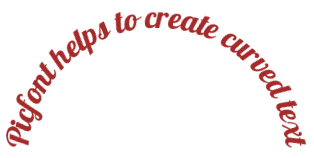
#> input picture images/new1.png, 314 x 158 px, found by its file name
$ python dewarp.py
#> lines starting #> are read from the running program, lines starting #| are printed output that depends on the picture; after the words box and inside, x2 and y2 are one past the last pixel; in counts of white or black regions, pixels touching at a corner belong together
import cv2
import os
import numpy as np
import matplotlib.pyplot as plt
import sys
from pygam import LinearGAM

def dewarp_text(input_path, output_path, n_splines = 5):
    # Load image, grayscale it, Otsu's threshold
#> called with n_splines = 5
    image = cv2.imread(input_path)
#> image is the input picture: shape (158, 314, 3); mean B, G, R 238.9, 238.9, 248.2
    gray = cv2.cvtColor(image, cv2.COLOR_BGR2GRAY)
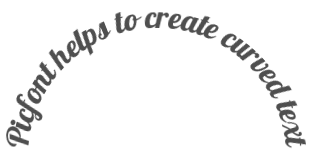
#> gray: shape (158, 314); min 79, max 255, mean 241.7
    thresh = cv2.threshold(gray, 0, 255, cv2.THRESH_BINARY + cv2.THRESH_OTSU)[1]
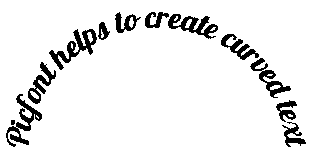
#> thresh: shape (158, 314); 92.2% white; 12 black regions (1 under 20 px), largest, box (x1, y1, x2, y2) and area: (49, 29, 97, 70) 599, (6, 94, 42, 147) 547, (168, 14, 218, 39) 512

    # Dilation & Erosion to fill holes inside the letters
    kernel = np.ones((3, 3), np.uint8)
    thresh = cv2.erode(thresh, kernel, iterations=1)
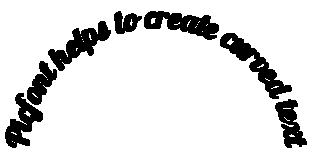
#> thresh: shape (158, 314); 86.9% white; 7 black regions, largest, box (x1, y1, x2, y2) and area: (220, 33, 292, 99) 1310, (144, 11, 219, 40) 1182, (48, 21, 111, 71) 1174
    thresh = cv2.dilate(thresh, kernel, iterations=1)
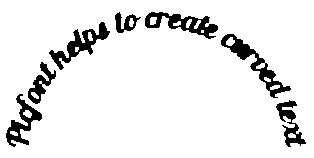
#> thresh: shape (158, 314); 91.3% white; 7 black regions, largest, box (x1, y1, x2, y2) and area: (221, 34, 291, 98) 890, (49, 22, 110, 70) 806, (145, 12, 218, 39) 790

    black_pixels = np.column_stack(np.where(thresh == 0))
#> black_pixels = 4308 pairs, first value 12 to 146, second value 6 to 305
    X = black_pixels[:, 1].reshape(-1, 1)
#> X = 4308 values, max 305 at index 4256, min 6 at index 3979, mean 149.8
    y = thresh.shape[0] - black_pixels[:, 0]
#> y = 4308 values, max 146 at index 0, min 12 at index 4303, mean 90.19

    gam = LinearGAM(n_splines = n_splines)
    gam.fit(X, y)

    # Create the offset necessary to un-curve the text
    y_hat = gam.predict(np.linspace(0, thresh.shape[1], num = thresh.shape[1] + 1))

    # Plot the image with text curve overlay
    plt.imshow(image[:,:,::-1])
    plt.plot(np.linspace(0, thresh.shape[1], num = thresh.shape[1] + 1), (thresh.shape[0] - y_hat), color='red')
    plt.axis('off')
    plt.subplots_adjust(bottom = 0, left = 0, right = 1, top = 1)
    plt.show()

    # Roll each column to align the text
    for i in range(image.shape[1]):
        image[:, i, 0] = np.roll(image[:, i, 0], round(y_hat[i] - thresh.shape[0]/2))
        image[:, i, 1] = np.roll(image[:, i, 1], round(y_hat[i] - thresh.shape[0]/2))
        image[:, i, 2] = np.roll(image[:, i, 2], round(y_hat[i] - thresh.shape[0]/2))

    # Plot the final image
    plt.imshow(image[:,:,::-1])
    plt.axis('off')
    plt.subplots_adjust(bottom = 0, left = 0, right = 1, top = 1)
    plt.show()

    if os.path.isdir(output_path):
    # Nếu output_path chỉ là thư mục, tự động gán thêm tên file
        output_path = os.path.join(output_path, "output.png")
    # Save image to desired directory
    os.makedirs(os.path.dirname(output_path), exist_ok=True)
    cv2.imwrite(output_path, image)

if __name__ == "__main__":

    input_path = r"D:\Git\curved-text-alignment\images\new1.png"
    output_path = r"D:\Git\curved-text-alignment\result\new1_output.png"
    dewarp_text(input_path, output_path)
#> (the call stopped at in dewarp_text, `gam = LinearGAM(n_splines = n_splines)`: pygam is not available in this run)

$ run again, with images/new3.png copied over images/new1.png
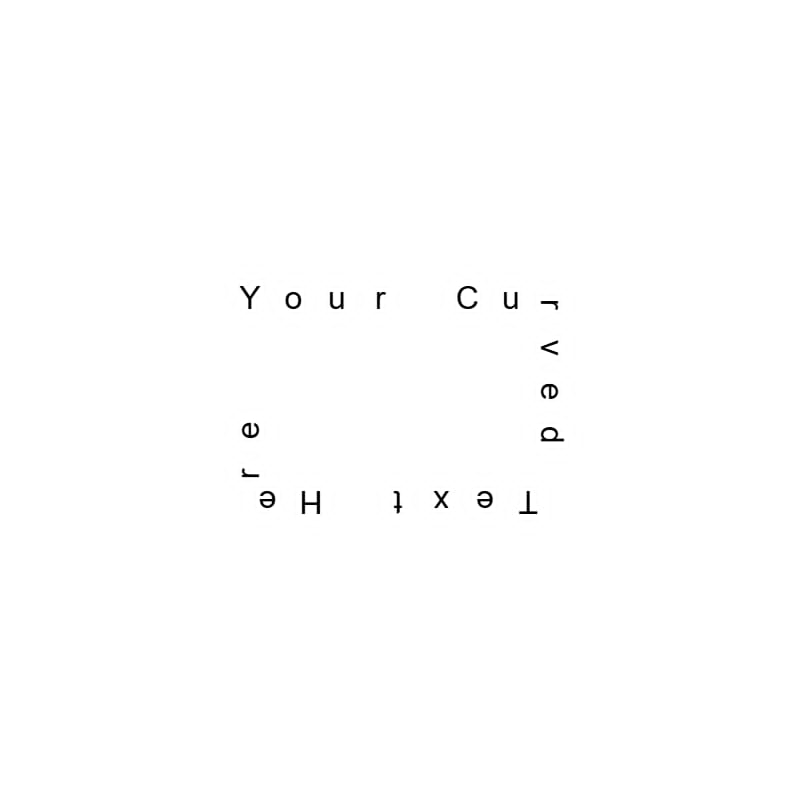
#> input picture images/new3.png, 800 x 800 px, found by its file name
#> in dewarp_text, image is the input picture: shape (800, 800, 3); min 0, max 255, mean 254.2
#> in dewarp_text, `thresh = cv2.erode(thresh, kernel, iterations=1)`:
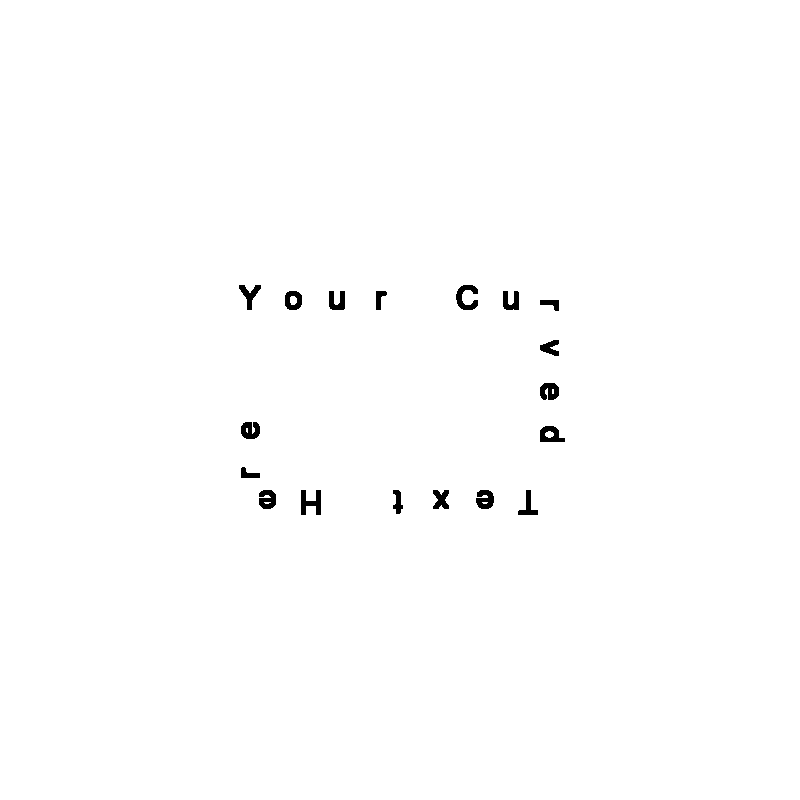
#> thresh: shape (800, 800); 99.4% white; 18 black regions, largest, box (x1, y1, x2, y2) and area: (301, 490, 321, 515) 300, (456, 285, 478, 310) 299, (540, 426, 565, 442) 259
#> black_pixels = 2129 pairs, first value 286 to 513, second value 240 to 563
#> X = 2129 values, max 563 at index 1283, min 240 at index 0, mean 407.7
#> y = 2129 values, max 514 at index 0, min 287 at index 2105, mean 398
